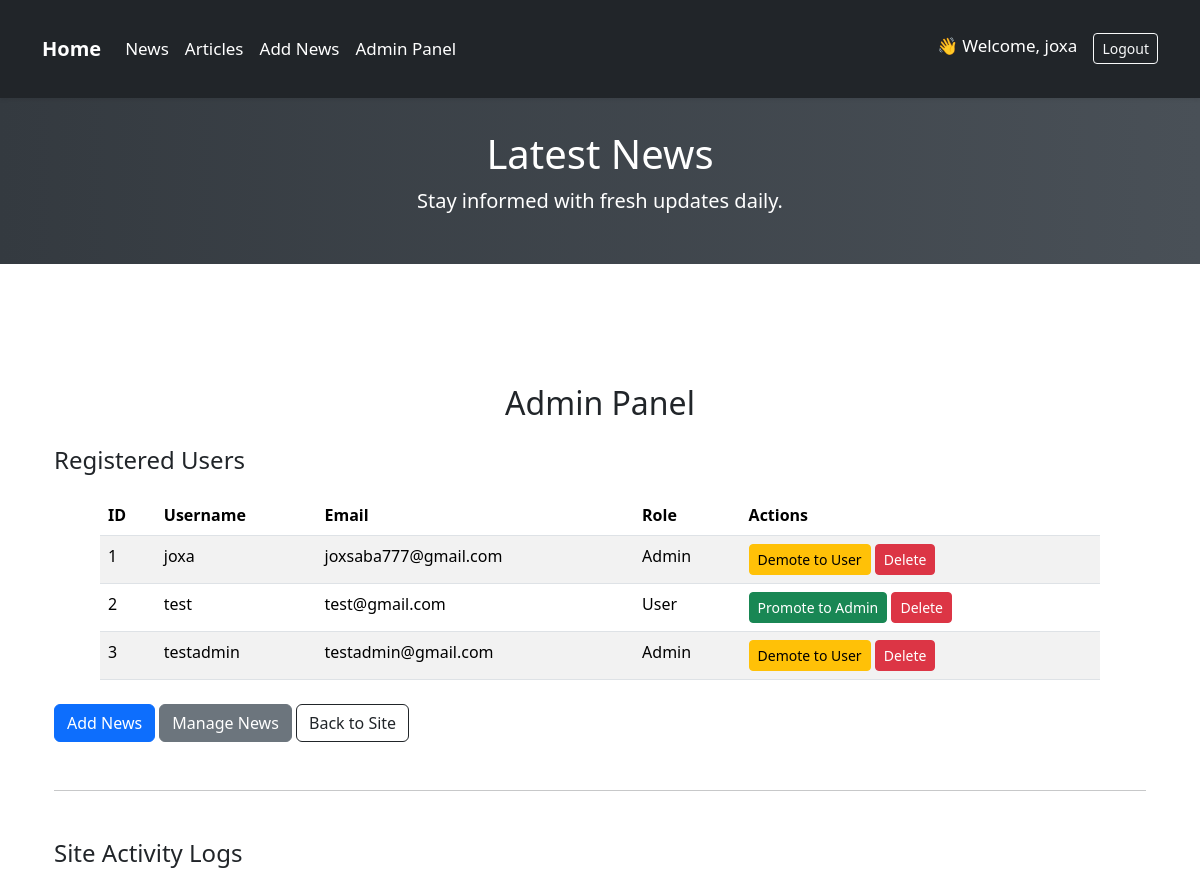
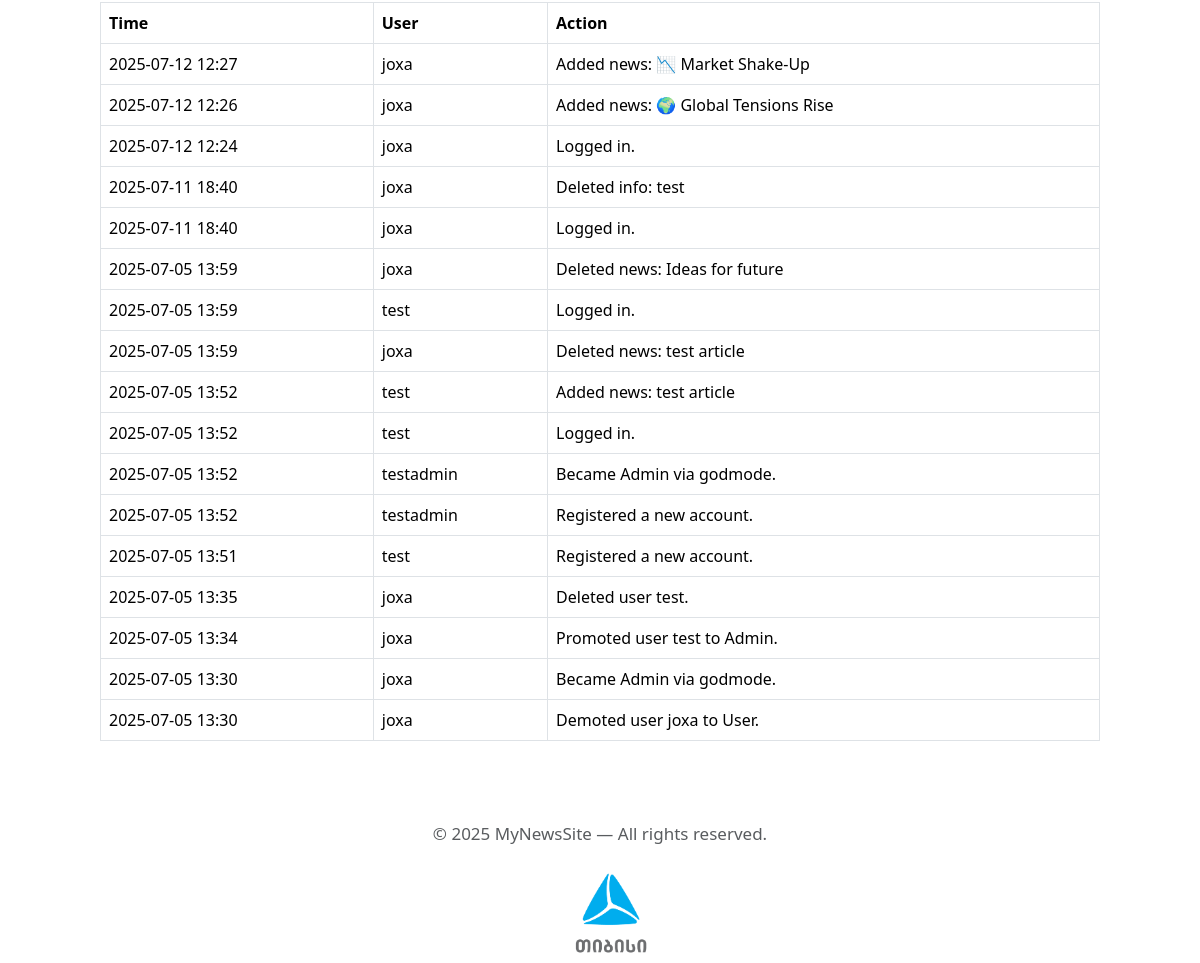
The page /admin (signed in) on the database its author committed (2 pictures, top to bottom).
### models.py (models this page shows, shortened)
class User(db.Model, UserMixin):
    __tablename__ = "user"
    id = db.Column(db.Integer(), primary_key=True)
    username = db.Column(db.String(150), unique=True, nullable=False)
    email = db.Column(db.String(150), unique=True, nullable=False)
    password_hash = db.Column(db.String(128), nullable=False)
    role = db.Column(db.String(50), default='User')

class Log(db.Model):
    __tablename__ = 'logs'
    id = db.Column(db.Integer, primary_key=True)
    user_id = db.Column(db.Integer, db.ForeignKey('user.id'))
    action = db.Column(db.String(255), nullable=False)
    timestamp = db.Column(db.DateTime, default=datetime.utcnow)
    user = db.relationship('User', backref='logs')

### routes.py (the view)
@main.route('/admin')
@login_required
@admin_required
def admin_panel():
    users = User.query.all()
    logs = Log.query.order_by(Log.timestamp.desc()).limit(50).all()
    delete_form = DeleteForm()
    return render_template('admin_panel.html', users=users, delete_form=delete_form, logs=logs)

### app.py (called while the page is built)
@login_manager.user_loader
def load_user(user_id):
    return User.query.get(int(user_id))

@app.context_processor
def inject_user():
    return dict(current_user=current_user)

### routes.py (called while the page is built)
def admin_required(f):
    @wraps(f)
    def decorated_function(*args, **kwargs):
        if not current_user.is_authenticated or current_user.role != 'Admin':
            flash('You do not have permission to access this page.', 'danger')
            return redirect(url_for('main.mainpage'))
        return f(*args, **kwargs)
    return decorated_function

### templates/admin_panel.html (shortened to what this page needs)
{% extends "base.html" %}
{% block content %}
<div class="container mt-5">
    <h2 class="text-center mb-4">Admin Panel</h2>
    <h4>Registered Users</h4>
    <table class="table table-striped">
        <thead>
        <tr>
            <th>ID</th>
            <th>Username</th>
            <th>Email</th>
            <th>Role</th>
            <th>Actions</th>
        </tr>
        </thead>
        <tbody>
        {% for user in users %}
        <tr>
            <td>{{ user.id }}</td>
            <td>{{ user.username }}</td>
            <td>{{ user.email }}</td>
            <td>{{ user.role }}</td>
            <td>
                {% if user.role != 'Admin' %}
                <a href="{{ url_for('main.promote_user', user_id=user.id) }}" class="btn btn-sm btn-success">Promote to
                    Admin</a>
                {% else %}
                <a href="{{ url_for('main.demote_user', user_id=user.id) }}" class="btn btn-sm btn-warning">Demote to
                    User</a>
                {% endif %}
                <form action="{{ url_for('main.delete_user', user_id=user.id) }}" method="post" style="display:inline;">
                    <button type="submit" class="btn btn-sm btn-danger">Delete</button>
                </form>
            </td>
        </tr>
        {% endfor %}
        </tbody>
    </table>
    <div class="mt-4">
        <a href="{{ url_for('main.add_news') }}" class="btn btn-primary">Add News</a>
        <a href="{{ url_for('main.news') }}" class="btn btn-secondary">Manage News</a>
        <a href="{{ url_for('main.mainpage') }}" class="btn btn-outline-dark">Back to Site</a>
    </div>
    <hr class="my-5">
    <h4>Site Activity Logs</h4>
    {% if logs %}
    <table class="table table-bordered">
        <thead>
        <tr>
            <th>Time</th>
            <th>User</th>
            <th>Action</th>
        </tr>
        </thead>
        <tbody>
        {% for log in logs %}
        <tr>
            <td>{{ log.timestamp.strftime('%Y-%m-%d %H:%M') }}</td>
            <td>{{ log.user.username if log.user else 'System' }}</td>
            <td>{{ log.action }}</td>
        </tr>
        {% endfor %}
        </tbody>
    </table>
    {% else %}
    <p class="text-muted">No logs yet.</p>
    {% endif %}
</div>
{% endblock %}

### templates/base.html (shortened to what this page needs)
<!DOCTYPE html>
<html lang="en">
<head>
    <link href="{{ url_for('static', filename='webstyle.css') }}" rel="stylesheet">
    <link href="https://cdn.jsdelivr.net/npm/bootstrap@5.3.6/dist/css/bootstrap.min.css" rel="stylesheet"
>
</head>
<body>
<nav class="navbar navbar-expand-lg navbar-dark bg-dark shadow-sm">
    <div class="container">
        <a class="navbar-brand fw-bold" href="{{ url_for('main.mainpage') }}">Home</a>
        <div class="collapse navbar-collapse justify-content-between" id="navbarNav">
            <ul class="navbar-nav">
                <li class="nav-item">
                    <a class="nav-link {% if request.endpoint == 'main.news' %}active{% endif %}"
                       aria-current="{% if request.endpoint == 'main.news' %}page{% endif %}"
                       href="{{ url_for('main.news') }}">News</a>
                </li>
                <li class="nav-item">
                    <a class="nav-link {% if request.endpoint == 'main.interestinginfo' %}active{% endif %}"
                       aria-current="{% if request.endpoint == 'main.interestinginfo' %}page{% endif %}"
                       href="{{ url_for('main.interestinginfo') }}">Articles</a>
                </li>
                {% if current_user.is_authenticated and current_user.role == 'Admin' %}
                <li class="nav-item">
                    <a class="nav-link {% if request.endpoint == 'main.add_news' %}active{% endif %}"
                       aria-current="{% if request.endpoint == 'main.add_news' %}page{% endif %}"
                       href="{{ url_for('main.add_news') }}">Add News</a>
                </li>
                <li class="nav-item">
                    <a class="nav-link {% if request.endpoint == 'main.admin_panel' %}active{% endif %}"
                       aria-current="{% if request.endpoint == 'main.admin_panel' %}page{% endif %}"
                       href="{{ url_for('main.admin_panel') }}">Admin Panel</a>
                </li>
                {% endif %}
            </ul>
            <ul class="navbar-nav">
                {% if current_user.is_authenticated %}
                <li class="nav-item">
        <span class="navbar-text text-white me-3">
            👋 Welcome, {{ current_user.username }}
        </span>
                </li>
                <li class="nav-item">
                    <a class="btn btn-outline-light btn-sm" href="{{ url_for('main.logout') }}">Logout</a>
                </li>
                {% endif %}
            </ul>
        </div>
    </div>
</nav>
<div class="news-header">
    <h1>{% block headline %}Latest News{% endblock %}</h1>
    <p class="lead">Stay informed with fresh updates daily.</p>
</div>
<div class="container">
    {% block content %}{% endblock %}
</div>
<footer>
    <p class="text-center text-muted mt-4 mb-3">&copy; 2025 MyNewsSite — All rights reserved.</p>
    <div class="row justify-content-center">
        <div class="col-1">
            <a href="https://www.tbceducation.ge" target="_blank">
                <img src="{{ url_for('static', filename='images/tbc-logo.png') }}" style="width: 100px; height: 100px;"
                     class="mx-auto">
            </a>
        </div>
    </div>
</footer>
</body>
</html>

### static/webstyle.css (style rules this page uses)
body { font-family: 'Segoe UI', Tahoma, Geneva, Verdana, sans-serif; color: #212529; margin: 0; padding: 0; background-color: #f8f9fa; }
.container { padding: 20px; }
h1, h2, h3, h4, h5 { color: #003366; margin-top: 20px; }
p { font-size: 17px; margin: 10px 0; }
footer p { text-align: center; margin: 20px 0; color: #666; }
a { color: #0056b3; text-decoration: none; transition: color 0.2s; }
.navbar { padding: 1rem; font-size: 17px; background-color: #343a40; }
.navbar .nav-link, .navbar .navbar-brand { color: #fff !important; }
.news-header { background: linear-gradient(90deg, #343a40 0%, #495057 100%); color: white; padding: 2rem 1rem; text-align: center; margin-bottom: 2rem; }
.table { margin-top: 20px; }
table { margin: 0 auto; border-collapse: collapse; width: 90%; max-width: 1000px; background-color: #fff; }
th, td { border: 1px solid #dee2e6; padding: 10px; font-size: 16px; }
th { background-color: #003366; color: #fff; }

### rows shown on the page
User: username "joxa", id "1", email "joxsaba777@gmail.com", role "Admin"
User: id "2", username "test", email "test@gmail.com", role "User"
User: id "3", username "testadmin", email "testadmin@gmail.com", role "Admin"
Log: timestamp "2025-07-12 12:27", user "joxa", action "Added news: 📉 Market Shake-Up"
Log: timestamp "2025-07-12 12:26", user "joxa", action "Added news: 🌍 Global Tensions Rise"
Log: timestamp "2025-07-12 12:24", user "joxa", action "Logged in."
Log: timestamp "2025-07-11 18:40", user "joxa", action "Deleted info: test"
Log: timestamp "2025-07-11 18:40", user "joxa", action "Logged in."
Log: timestamp "2025-07-05 13:59", user "joxa", action "Deleted news: Ideas for future"
Log: timestamp "2025-07-05 13:59", user "test", action "Logged in."
Log: timestamp "2025-07-05 13:59", user "joxa", action "Deleted news: test article"
Log: timestamp "2025-07-05 13:52", user "test", action "Added news: test article"
Log: timestamp "2025-07-05 13:52", user "test", action "Logged in."
Log: timestamp "2025-07-05 13:52", user "testadmin", action "Became Admin via godmode."
Log: timestamp "2025-07-05 13:52", user "testadmin", action "Registered a new account."
Log: timestamp "2025-07-05 13:51", user "test", action "Registered a new account."
Log: timestamp "2025-07-05 13:35", user "joxa", action "Deleted user test."
Log: timestamp "2025-07-05 13:34", user "joxa", action "Promoted user test to Admin."
Log: timestamp "2025-07-05 13:30", user "joxa", action "Became Admin via godmode."
Log: timestamp "2025-07-05 13:30", user "joxa", action "Demoted user joxa to User."
